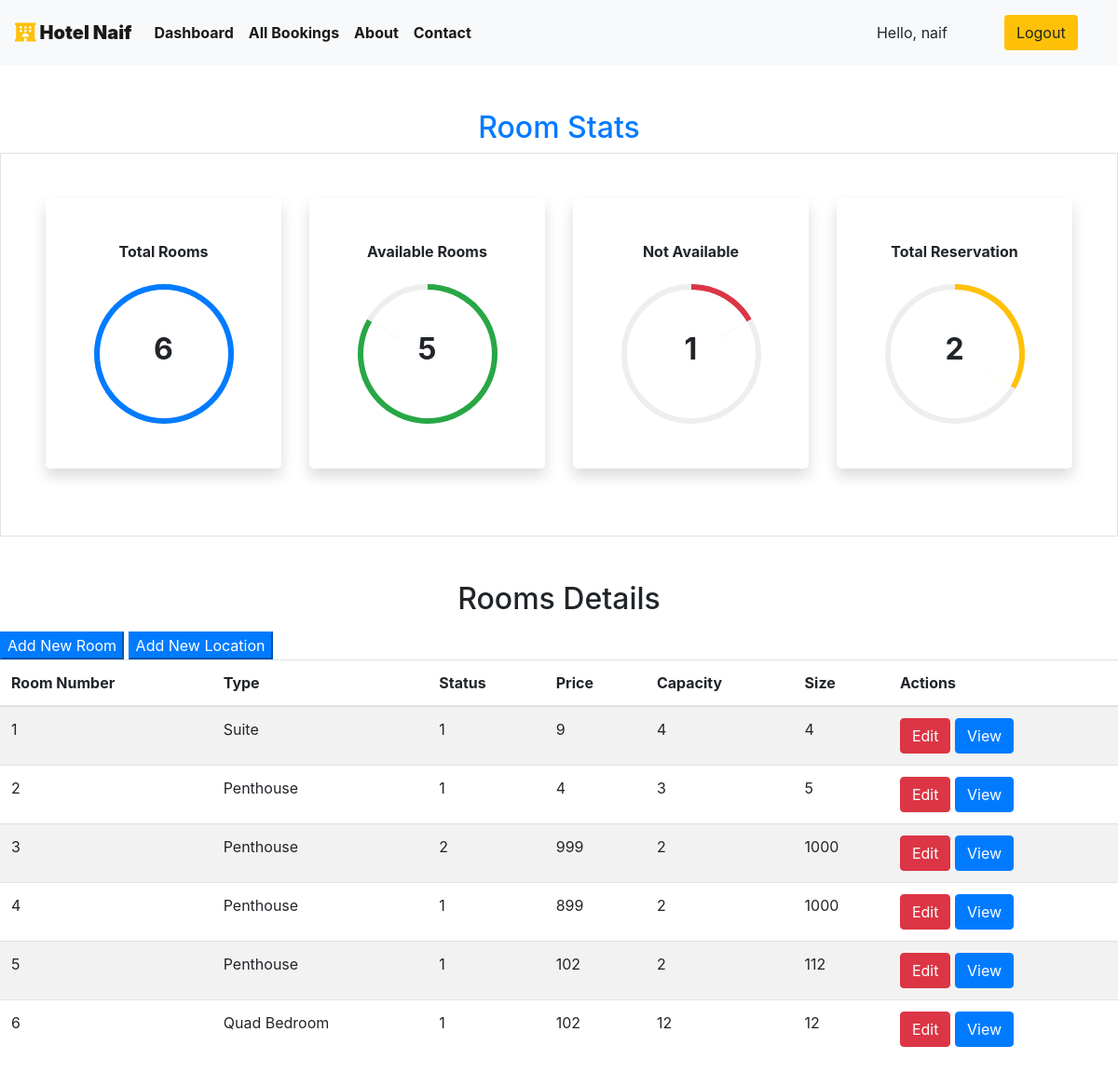
Page /staff/panel (signed in) on the committed database.
### app/models.py (models this page shows, shortened)
class Rooms(models.Model):
    AVAILABILITY: tuple = (
        ("1", "Available"),
        ("2", "Not Available"),
    )
    ROOM_TYPE: tuple = (
        ("1", "Suite"),
        ("2", "Penthouse"),
        ("3", "Quad Bedroom"),
    )
    room_type = models.CharField(max_length=50, choices=ROOM_TYPE)
    max_capacity = models.IntegerField()
    room_price = models.IntegerField()
    room_size = models.IntegerField()
    hotel = models.ForeignKey(Hotels, on_delete=models.CASCADE)
    availability_status = models.CharField(choices=AVAILABILITY, max_length=15)
    room_number = models.IntegerField()

### managment/views.py (the view)
# urls.py: path("staff/panel", managment_view.panel, name="staffpanel"),
@login_required(login_url="/staff")
def panel(request):
    if request.user.is_staff == False:
        return HttpResponse("Access Denied")
    rooms = Rooms.objects.all()
    total_rooms: int = len(rooms) if len(rooms) > 0 else 1
    available_rooms: int = len(Rooms.objects.all().filter(availability_status="1"))
    unavailable_rooms: int = len(Rooms.objects.all().filter(availability_status="2"))
    reserved: int = len(Reservation.objects.all())
    hotel = Hotels.objects.values_list("hotel_location", "id").distinct().order_by()
    response = render(
        request,
        "staff/staff_panel.html",
        {
            "location": hotel,
            "reserved": reserved,
            "rooms": rooms,
            "total_rooms": total_rooms,
            "available": available_rooms,
            "unavailable": unavailable_rooms,
        },
    )
    return HttpResponse(response)

### app/templatetags/app_tags.py (called while the page is built)
@register.filter
def percentage(value1, value2=100):
    return int(value1) / int(value2) * 100

### templates/staff/staff_panel.html (shortened to what this page needs)
{% extends 'basic.html' %} {% block title %} staff panel {% endblock title %}  {% block body %}
<section class="my-5 ">
    {%load app_tags%}
    <h2 class="text-center text-primary">Room Stats</h2>
    <div class="container-fluid px-5 py-5 border">
        <div class="row">
            <div class="col-xl-3 col-lg-6 col-sm-12 mb-4 ">
                <div class="bg-white rounded-lg p-5 shadow">
                    <h2 class="h6 font-weight-bold text-center mb-4">Total Rooms</h2>
                    <div class="progress mx-auto" data-value={{ total_rooms|percentage:total_rooms}}>
                        <span class="progress-left">
                                    <span class="progress-bar border-primary"></span>
                        </span>
                        <span class="progress-right">
                                    <span class="progress-bar border-primary"></span>
                        </span>
                        <div class="progress-value w-100 h-100 rounded-circle d-flex align-items-center justify-content-center">
                            <div class="h2 font-weight-bold">{{ total_rooms}}</div>
                        </div>
                    </div>
                </div>
            </div>
            <div class="col-xl-3 col-lg-6 col-sm-12 mb-4">
                <div class="bg-white rounded-lg p-5 shadow">
                    <h2 class="h6 font-weight-bold text-center mb-4">Available Rooms</h2>
                    <div class="progress mx-auto" data-value={{ available|percentage:total_rooms}}>
                        <span class="progress-left">
                                    <span class="progress-bar border-success"></span>
                        </span>
                        <span class="progress-right">
                                    <span class="progress-bar border-success"></span>
                        </span>
                        <div class="progress-value w-100 h-100 rounded-circle d-flex align-items-center justify-content-center">
                            <div class="h2 font-weight-bold">{{ available}}</div>
                        </div>
                    </div>
                </div>
            </div>
            <div class="col-xl-3 col-lg-6 col-sm-12 mb-4">
                <div class="bg-white rounded-lg p-5 shadow">
                    <h2 class="h6 font-weight-bold text-center mb-4">Not Available</h2>
                    <div class="progress mx-auto" data-value={{ unavailable|percentage:total_rooms}}>
                        <span class="progress-left">
                        </span>
                        <span class="progress-right">
                                    <span class="progress-bar border-danger"></span>
                        </span>
                        <div class="progress-value w-100 h-100 rounded-circle d-flex align-items-center justify-content-center">
                            <div class="h2 font-weight-bold">{{ unavailable}}</div>
                        </div>
                    </div>
                </div>
            </div>
            <div class="col-xl-3 col-lg-6 col-sm-12 mb-4">
                <div class="bg-white rounded-lg p-5 shadow">
                    <h2 class="h6 font-weight-bold text-center mb-4">Total Reservation</h2>
                    <div class="progress mx-auto" data-value={{reserved |percentage:total_rooms}}>
                        <span class="progress-left">
                        </span>
                        <span class="progress-right">
                                    <span class="progress-bar border-warning"></span>
                        </span>
                        <div class="progress-value w-100 h-100 rounded-circle d-flex align-items-center justify-content-center">
                            <div class="h2 font-weight-bold">{{reserved}}</div>
                        </div>
                    </div>
                </div>
            </div>
        </div>
    </div>
</section>
<h2 class="text-center pb-2">Rooms Details</h2>
<Button class="btn-group btn-primary" data-toggle="modal" data-target="#newroom">Add New Room</Button>
<Button class="btn-group btn-primary " data-toggle="modal" data-target="#newlocation">Add New Location</Button>
<table class="table table-striped  ">
    <thead>
        <th>Room Number</th>
        <th>Type</th>
        <th>Status</th>
        <th>Price</th>
        <th>Capacity</th>
        <th>Size</th>
        <th colspan="2">Actions</th>
    </thead>
    {% if rooms %} {% for each_room in rooms %}
    <tr>
        <td>{{each_room.room_number}}</td>
        <td>{{each_room.get_room_type_display}}</td>
        <td>{{each_room.availability_status}}</td>
        <td>{{each_room.room_price}}</td>
        <td>{{each_room.max_capacity}}</td>
        <td>{{each_room.room_size}}</td>
        <td colspan="2">
            <a href="/staff/panel/edit-room?roomid={{each_room.id}}"><Button class="btn btn-danger">Edit</Button></a>
            <a href="/staff/panel/view-room?roomid={{each_room.id}}"><Button class="btn btn-primary">View</Button></a>
        </td>
    </tr>
    {% endfor %} {% endif %}
</table>
{% endblock body %}

### templates/basic.html (shortened to what this page needs)
{% load static %}
<!DOCTYPE html>
<!DOCTYPE html>
<html lang="en">
<head>
    <link rel="stylesheet" href="https://use.fontawesome.com/releases/v5.7.0/css/all.css">
    <link rel="stylesheet" href="{% static 'bootstrap\bootstrap.css' %}">
    <link rel="stylesheet" href="https://maxcdn.bootstrapcdn.com/bootstrap/4.5.0/css/bootstrap.min.css" >
</head>
<body style="dbackground-image: url('https://source.unsplash.com/random');height: 100%;">
    <div class="container-fluid px-0">
        <nav class="navbar navbar-expand-lg navbar-light bg-light font-weight-bold">
            <a class="navbar-brand text-bold bg-black " href="/"><i class="fas fa-hotel text-warning"></i><b> Hotel Naif</b></a>
            <div class="collapse navbar-collapse " id="navbarSupportedContent">
                <ul class="navbar-nav mr-auto ">
                    {% if user.is_staff %}
                    <li class="nav-item active">
                        <a class="nav-link text-bold" href="/staff/panel">Dashboard </a>
                    </li>
                    {% elif user.is_staff == False and user.is_authenticated %}
                    <li class="nav-item active">
                            <a class="nav-link text-bold" href="/user/bookings">My Bookings </a>
                        </li>
                    {% endif %}
                    {% if user.is_staff %}
                    <li class="nav-item active">
                            <a class="nav-link text-bold" href="/staff/allbookings">All Bookings </a>
                        </li>
                    {% endif %}
                    <li class="nav-item active">
                        <a class="nav-link text-bold" href="/about">About</a>
                    </li>
                    <li class="nav-item active">
                        <a class="nav-link text-bold" href="/contact">Contact </a>
                    </li>
                </ul>
                {% if user.is_authenticated %}
                      <button class="btn btn-group bg-light" data-toggle="modal" data-target="#forlogin">
                       Hello, {{request.user}}
                       <a href="/logout" class="nav-link">
                    <button class="btn btn-group bg-warning" data-toggle="modal" data-target="#forlogin">
                        Logout
                    </button></a>&nbsp; &nbsp;
                    </button>
                {% endif %}
            </div>
        </nav>
    </div>
    {% block body %}
    {% endblock body %}
</body>
</html>

### templates/staff/staff_panel.html (style rules this page uses)
.progress { width: 150px; height: 150px; background: none; position: relative; }
.progress::after { content: ""; width: 100%; height: 100%; border-radius: 50%; border: 6px solid #eee; position: absolute; top: 0; left: 0; }
.progress>span { width: 50%; height: 100%; overflow: hidden; position: absolute; top: 0; z-index: 1; }
.progress .progress-left { left: 0; }
.progress .progress-bar { width: 100%; height: 100%; background: none; border-width: 6px; border-style: solid; position: absolute; top: 0; }
.progress .progress-left .progress-bar { left: 100%; border-top-right-radius: 80px; border-bottom-right-radius: 80px; border-left: 0; -webkit-transform-origin: center left; transform-origin: center left; }
.progress .progress-right { right: 0; }
.progress .progress-right .progress-bar { left: -100%; border-top-left-radius: 80px; border-bottom-left-radius: 80px; border-right: 0; -webkit-transform-origin: center right; transform-origin: center right; }
.progress .progress-value { position: absolute; top: 0; left: 0; }
body { min-height: 100vh; }
.rounded-lg { border-radius: 1rem; }

### templates/basic.html (style rules this page uses)
a { text-decoration: none; }

### rows in the picture
Rooms: room_number "1", room_type "Suite", availability_status "1", room_price "9", max_capacity "4", room_size "4"
Rooms: room_number "2", room_type "Penthouse", availability_status "1", room_price "4", max_capacity "3", room_size "5"
Rooms: room_number "3", room_type "Penthouse", availability_status "2", room_price "999", max_capacity "2", room_size "1000"
Rooms: room_number "4", room_type "Penthouse", availability_status "1", room_price "899", max_capacity "2", room_size "1000"
Rooms: room_number "5", room_type "Penthouse", availability_status "1", room_price "102", max_capacity "2", room_size "112"
Rooms: room_number "6", room_type "Quad Bedroom", availability_status "1", room_price "102", max_capacity "12", room_size "12"

### other values in the picture
{{ request.user }} "naif"
{{ total_rooms }} "6"
{{ available }} "5"
{{ unavailable }} "1"
{{ reserved }} "2"
